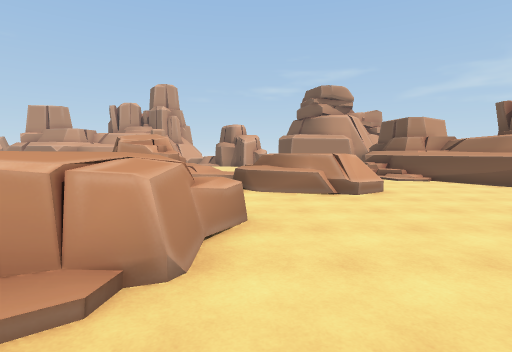
view 1 (above)

24 first-person views from a walk through a Unity game level. The camera is 1.5 m above the floor, tilts 4° down and sees 80° across. The floor is counted in squares, 2 m on a side. Each view is taken from the middle of a square. On the plan, view 1 faces up. The plan holds only what a view shows up to about 10 squares ahead; the rest is blank. The place goes on beyond the plan.

view 2
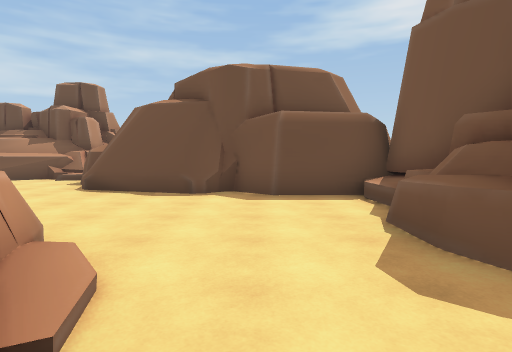

view 3
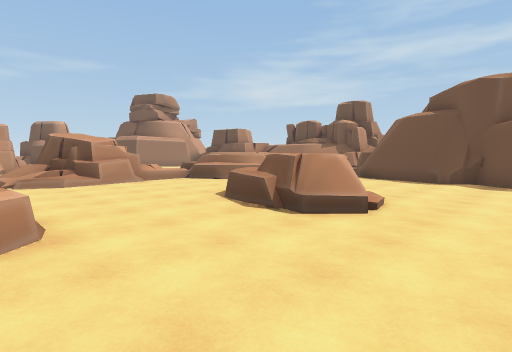

view 4
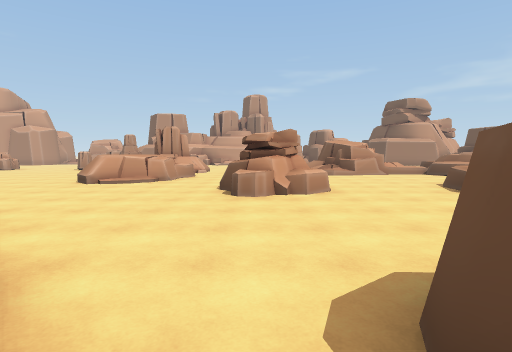

view 5
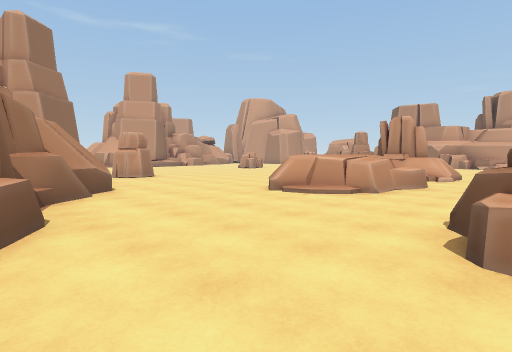

view 6
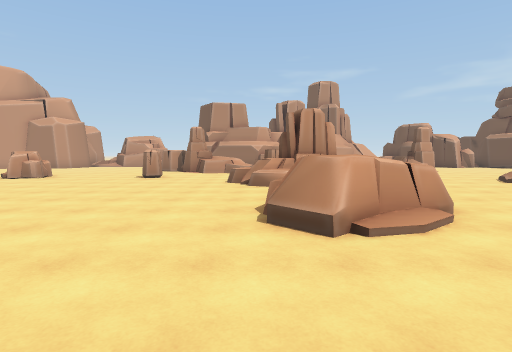

view 7
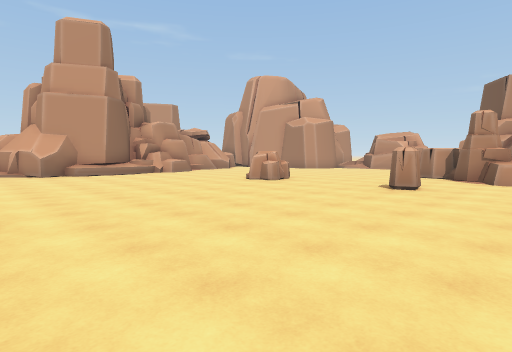

view 8
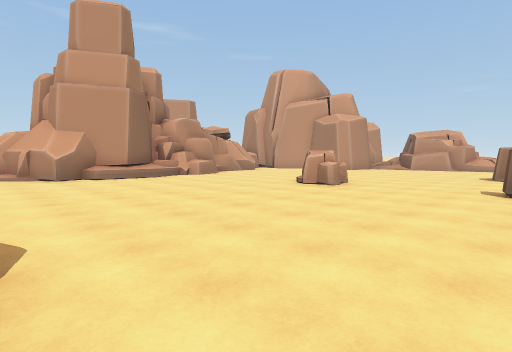

view 9
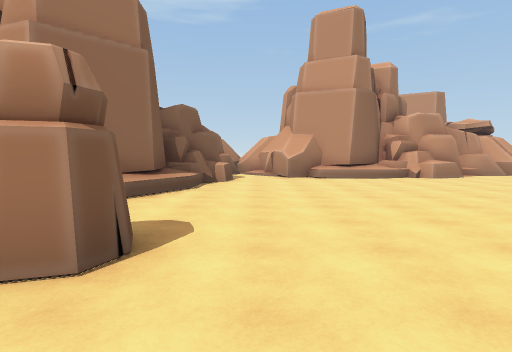

view 10
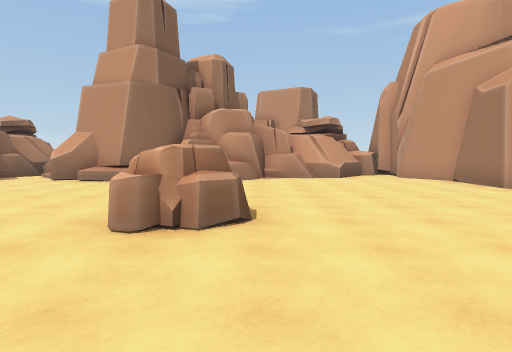

view 11
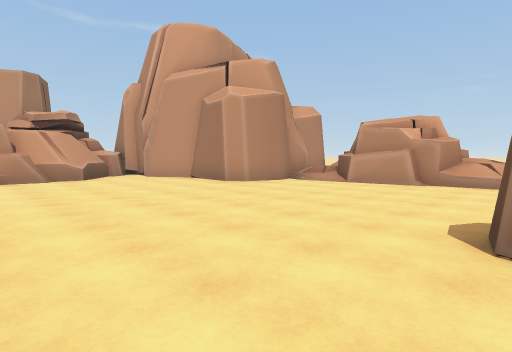

view 12
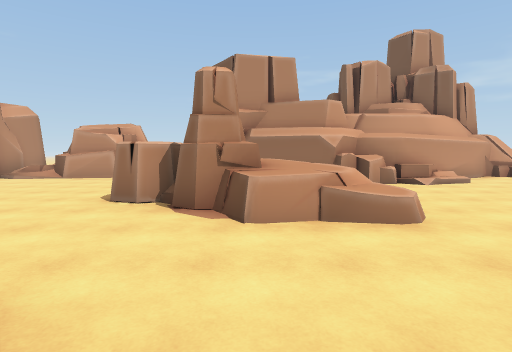

view 13
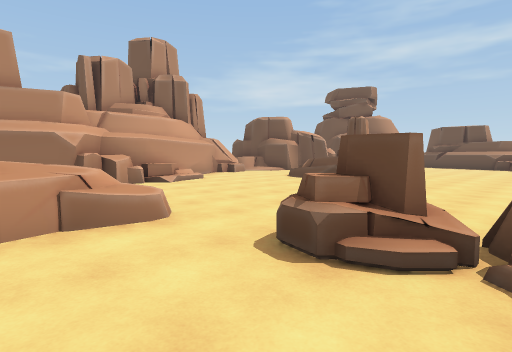

view 14
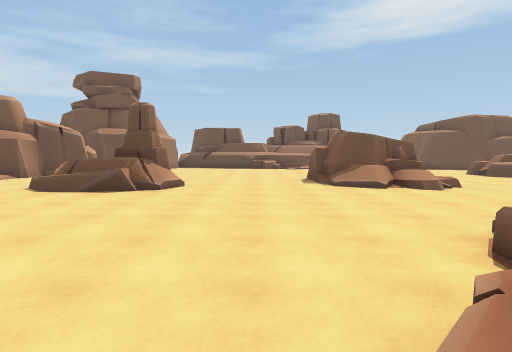

view 15
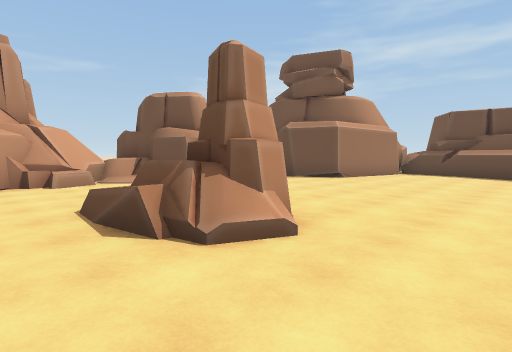

view 16
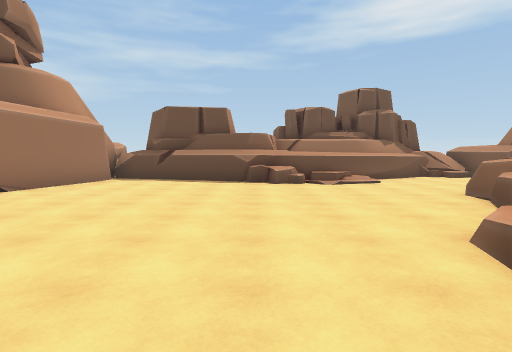

view 17
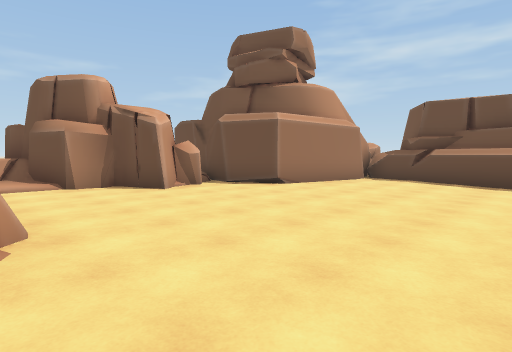

view 18
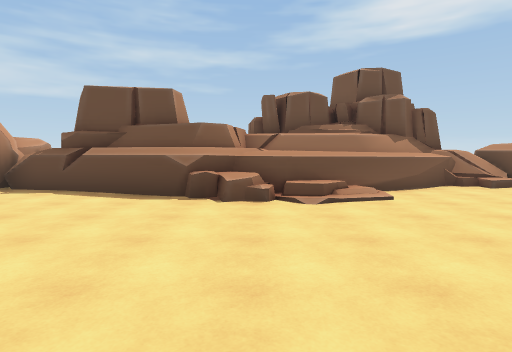

view 19
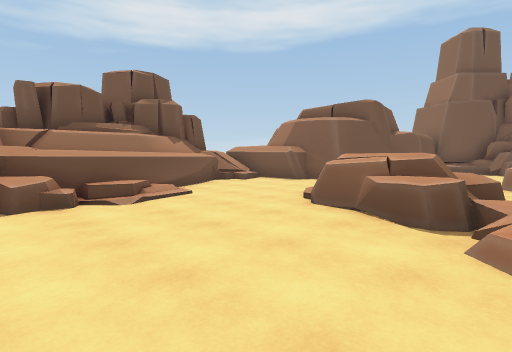

view 20
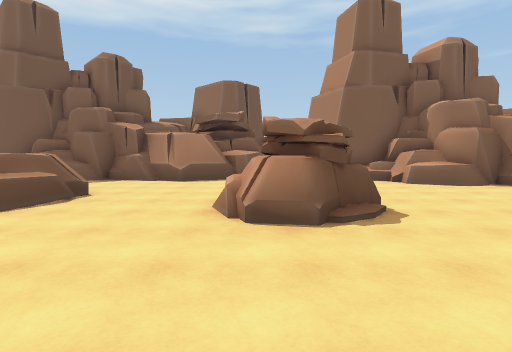

view 21
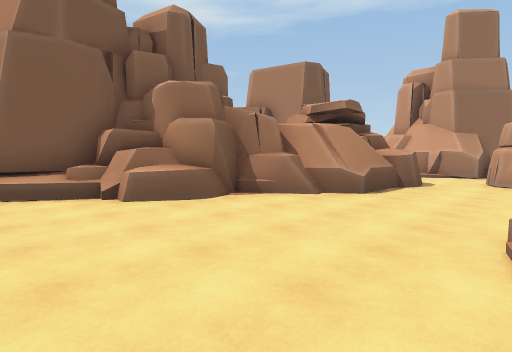

view 22
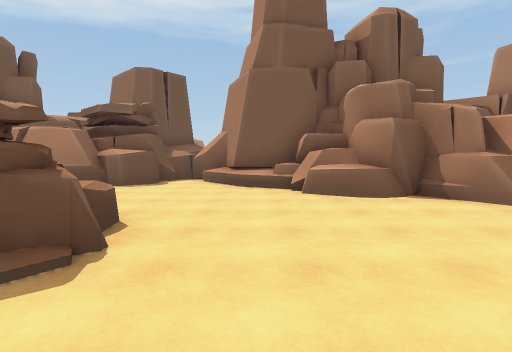

view 23
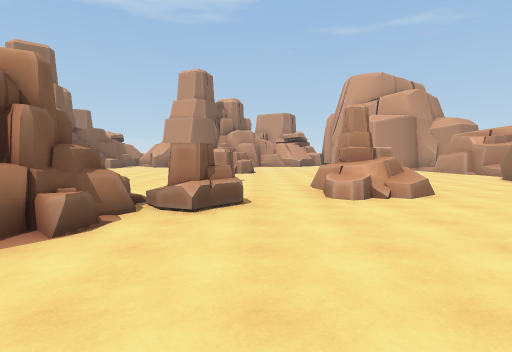

view 24
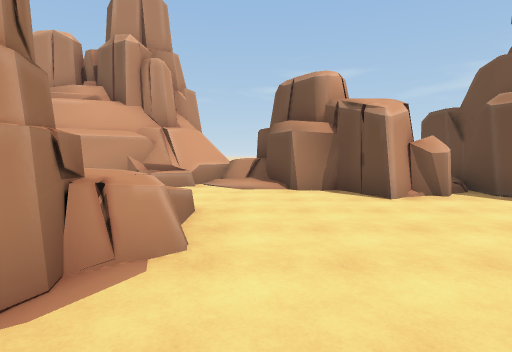

### Floor plan
Key: @ floor where view 1 was taken; # wall or solid block; . main floor; : floor 0.25 m higher than the main floor; + floor 0.75 m higher than the main floor; * floor 1 m higher than the main floor; % floor 1.75 m higher than the main floor; & floor 2.5 m higher than the main floor; / step, stairs or slope; = window, fence, low wall or low ledge; ^ raised ledge; R rock.
Columns run from 27 left of view 1 to 9 right of it. Each row starts with its distance up from view 1.
 23          ^+             #
 22          #*           ##^
 21       ####=#        ###.=#
 20      //##..#      ###.^/:##
 19     ##...... ######/......####
 18  ####...........^=/..........#
 17  #....................RR.....######
 16  ..........R.........RRR.........#
 15 ##.........R##=......RRR........##
 14  #..........#^^^......R.........##
 13  #..............................#=#
 12  #.....R........................=#
 11  #^....RR...R..RR..............=#==##
 10  #^............=##.....##=/....#=%&##
  9   ^............=##....=#^#/..../=#&#
  8   #.............^...../=^^/#^....#&#
  7   #.............  ..../=...#^^...###
  6 ###............. ^=.........##....=#
  5 #...............^^...............##
  4 ###^......R.....=........==....####
  3   ####^..RR.........RR...^^=...#
  2       ##............RR...^^...##
  1        ##. ###...........#....##
  0              ##............@..#
 -1               ###^............#
 -2                 ##^...#####^^^#
 -3                  ##^.##  ######
 -4                    #.#
 -5                    ###

Positions as (right, up) in squares from view 1, and headings:
1: (0, 0), facing up
2: (-3, 0), facing right
3: (-6, -1), facing up-right
4: (-7, -4), facing up
5: (-7, -1), facing up-left
6: (-12, 1), facing up
7: (-13, 4), facing up-left
8: (-15, 4), facing up-left
9: (-15, 5), facing left
10: (-16, 12), facing left
11: (-16, 12), facing up-left
12: (-14, 10), facing up
13: (-14, 10), facing up-right
14: (-12, 12), facing right
15: (-7, 12), facing up-right
16: (-4, 12), facing right
17: (-4, 12), facing up-right
18: (-1, 11), facing right
19: (-1, 12), facing down-right
20: (-6, 7), facing down
21: (-8, 4), facing down-left
22: (-9, 5), facing down
23: (-7, 12), facing left
24: (-3, 13), facing up
